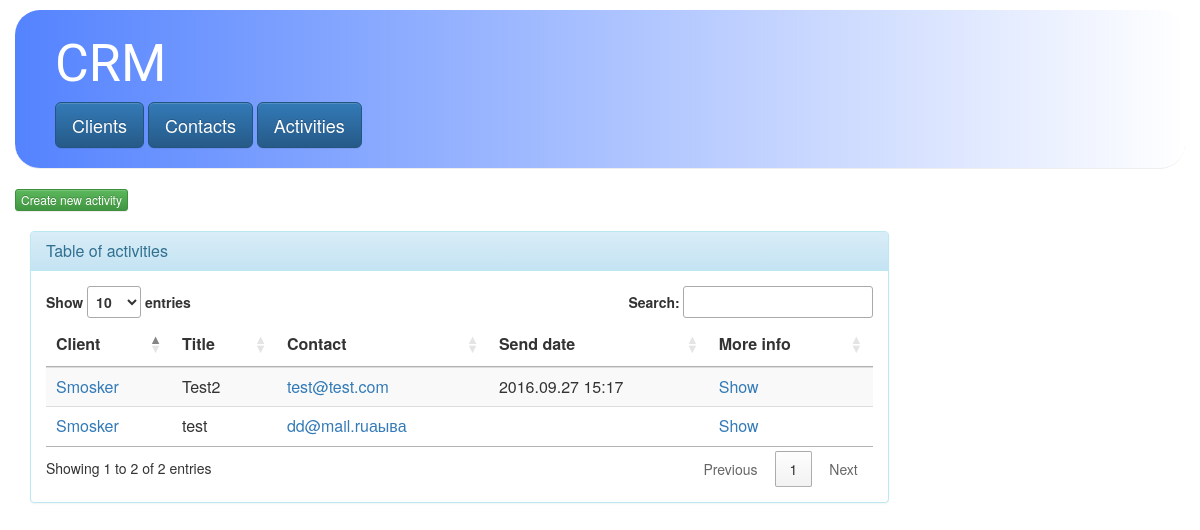
The app's page /crm/activities/, older data.
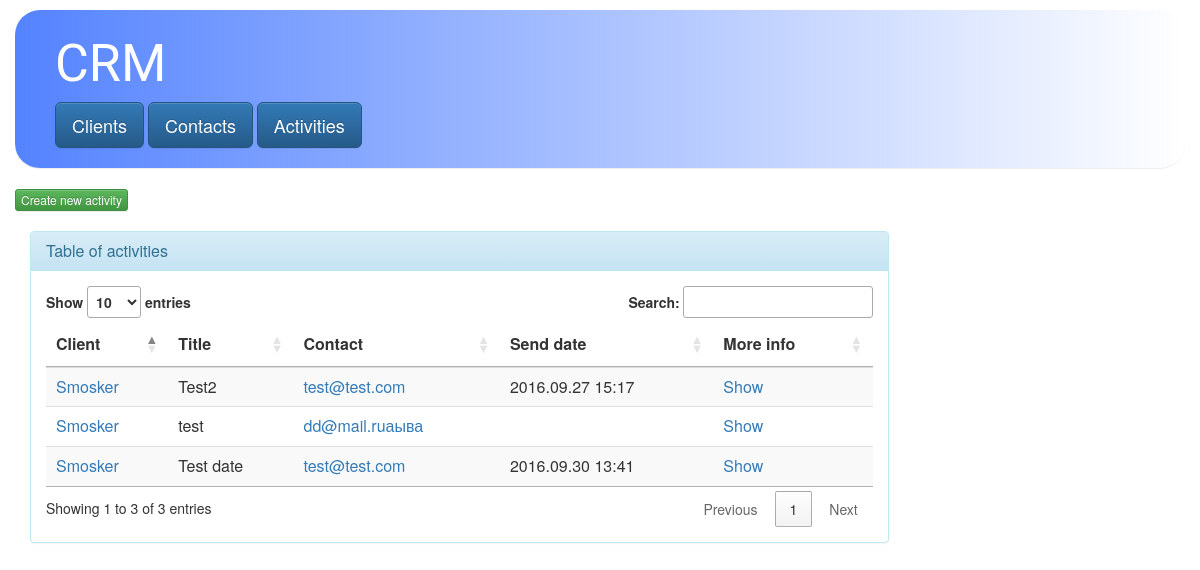
The same page, newer data.
### crm/models.py (models this page shows, shortened)
class Activity(models.Model):
    title = models.CharField(max_length=30)
    text = models.CharField(max_length=10000)
    client = models.ForeignKey(Client, on_delete=models.PROTECT)
    contact = models.ForeignKey(Contact, on_delete=models.PROTECT,limit_choices_to={'active': True})
    send_date = models.DateTimeField(null=True,blank=True)

class Client(models.Model):
    name = models.CharField(max_length=200)
    loyal = models.BooleanField(default=False)

class Contact(models.Model):
    first_name = models.CharField(max_length=200)
    last_name = models.CharField(max_length=200)
    email = models.EmailField()
    phone = models.IntegerField()
    client = models.ForeignKey(Client, on_delete=models.SET_NULL,null=True,blank=True)
    active = models.BooleanField(default=True)

### crm/views.py (the view)
class Activities(generic.ListView):
    model = Activity
    template_name = 'crm/activities.html'
    context_object_name = 'activities_list'

### crm/templates/crm/activities.html
{% extends 'crm/base.html' %}
{% block content %}
<a class="btn btn-xs btn-success" href="{% url 'crm:new_activity'%}">{{ "Create new activity" }}</a>
<br>
<br>
<div class="col-md-9 ">
  <div class="panel panel-info">
    <div class="panel-heading">
      <h3 class="panel-title">Table of activities</h3>
    </div>
    <div class="panel-body">
      {% if activities_list %}
        <table id="contacts_table" class="table table-striped">
          <thead>
            <tr>
              <th>Client</th>
              <th>Title</th>
              <th>Contact</th>
              <th>Send date</th>
              <th>More info</th>
            </tr>
          </thead>
          <tbody>
            {% for activity in activities_list %}
            <tr>
              <td><a href="{% url 'crm:client' activity.client.id%}">{{ activity.client.name }}</a></td>
              <td> {{ activity.title }}</td>
              <td><a href="{% url 'crm:contact' activity.contact.id%}">{{ activity.contact.email }}</a></td>
              <td> {{ activity.send_date|date:"Y.m.d H:i"}}</td>
              <td><a href="{% url 'crm:activity' activity.id%}">Show</a></td>
            </tr>
            {% endfor %}
          </tbody>
        </table>
      {% else %}
      <p>No activities are available.</p>
      {% endif %}
    </div>
  </div>
</div>
{% endblock content %}

Row changes from the older to the newer data that the page shows:
added Activity: client.name "Smosker", title "Test date", contact.email "test@test.com", send_date "2016.09.30 13:41"
Text that changed along with them:
text written by a page script: "Show entries Search: Showing 1 to 2 of 2 entries Previous 1 Next" → "Show entries Search: Showing 1 to 3 of 3 entries Previous 1 Next"
